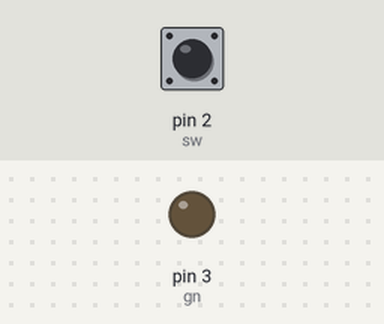
A sketch run on a simulated Arduino Uno, built with avr-gcc and run on an emulated ATmega328P. On the bench: output pins drawn as LEDs (lit = HIGH). Inputs (shaded band) come from the test bench; at power-on: pin 2 (sw) HIGH. Pins used as bus, display or sensor lines are not drawn.

Above: at 1.3 s.
1.4 s: pin 2 (sw) pulled LOW for 0.3 s
At 1.6 s:
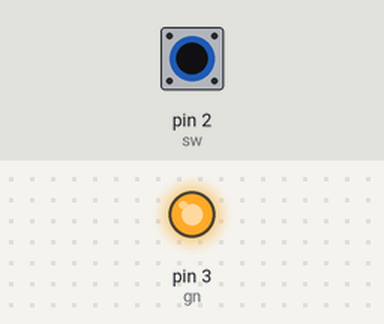
3.2 s: pin 2 (sw) pulled LOW for 3.2 s
At 7.5 s:
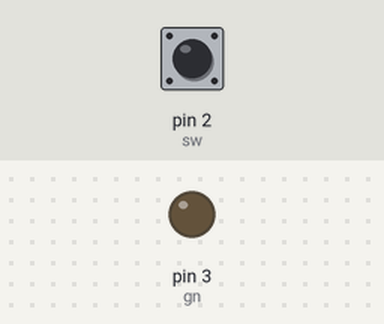
Timing chart, 0 to 9.0 s (numbered marks = the images above; inputs shaded):
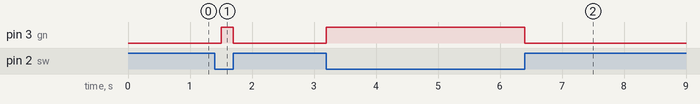

The sketch:

spaceship.ino
```cpp
/*
Based on Arduino projects book project 2, spaceship interface.

James Clegg. 24.1.14
*/

int switchState = 0;
int sw = 2;
int gn = 3;
int r0 = 4;
int r1 = 5;
int tDel = 125; //ms

void setup() {
  pinMode( sw, INPUT );
  pinMode( gn, OUTPUT );
  pinMode( r0, OUTPUT );
  pinMode( r1, OUTPUT );
}

void loop() {
  switchState = digitalRead( 2 );

  if ( switchState == LOW ) {
   digitalWrite( gn, HIGH );
   digitalWrite( r0, LOW );
   digitalWrite( r1, LOW );
  }
  else {
   digitalWrite( gn, LOW );
   digitalWrite( r0, HIGH );
   digitalWrite( r1, LOW );

   delay( tDel );
   digitalWrite( r0, LOW );
   digitalWrite( r1, HIGH );
   delay( tDel );
  }
}
```

Measured:
- after the input at 1.4 s, pin 3 (gn): LOW → HIGH after 0.10 s, → LOW 0.20 s later
- after the input at 3.2 s, pin 3 (gn): LOW → HIGH at once, → LOW 3.2 s later
